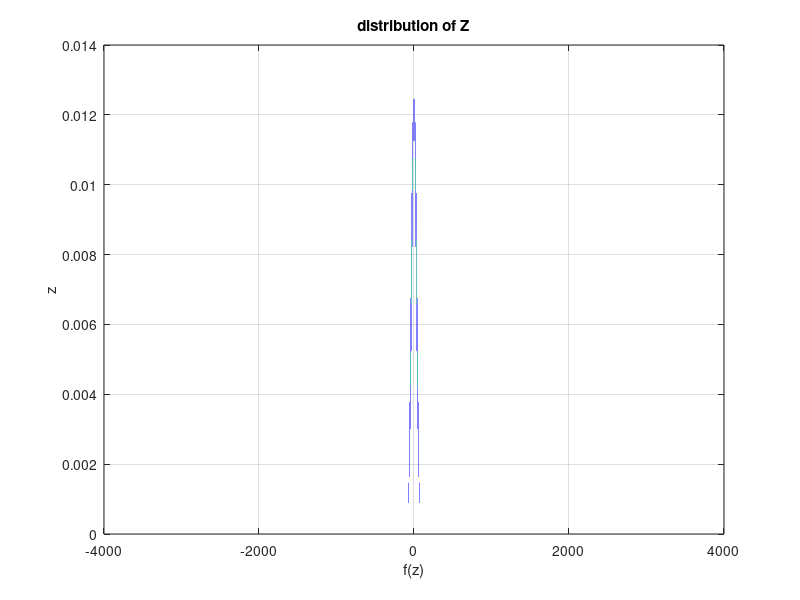

MATLAB code for this plot:
clc
clear all

% Number of Random Variables Xn
t = 1000;

% Number of successes
K = 0;

% Number of ensembles
si = 1000;

% Calculation of ensembles in each interation
for j=1:si

% Starting value of Z(Si , ti)
Z = zeros(1,t); 

    for i=1:t  

      % Generation of a random number  
      R=rand;
      
         % Generation of Random Variables 
          if R<0.5      % If R<0.5 stepdown by -1

                 S=-1;

          elseif R>0.5  % If R>0.5 stepdown as by +1

                 S=1;
                 K = K+1;   % If R>0.5 increase successes 

          end

       Z(i+1) = S + Z(i);    % Generation of Random Walk by add each Random Variable with prior step
       Q(j,i) = Z(i);        % Building a matrix of random variables in each time(include: j = jth ensemble & i = ith Random Variable)

    end

end

% Mean number of success in each ensemble
disp(' Mean number of success in each ensemble ')
K = K/si

[phat,psi] = mle(Q(:,1000),'distribution','normal');  % Fit a distribution to Random Variables and return phat as mean and variance of Normal distribution 
                                                      % psi as best estimation of Random variables
 disp(' Mean of distribution: ')   
 phat(1)
 disp(' standard deviation: ')   
 phat(2)
 disp(' Differance of mean of distribution and calcualted mean: ')   
 abs( phat(1) - 0 ) 
 disp(' Differance of standard deviation of distribution and calculated standard deviation: ')   
 abs( phat(2)- sqrt(t) )

% Plot distribution of Z                                                      
z=-4*t:0.001:4*t;
f=(1/sqrt(2*pi*t))*exp(-(z.^2)/(2*t));
plot(z,f),grid on
xlabel('f(z)')
ylabel('z')
title('distribution of Z')

